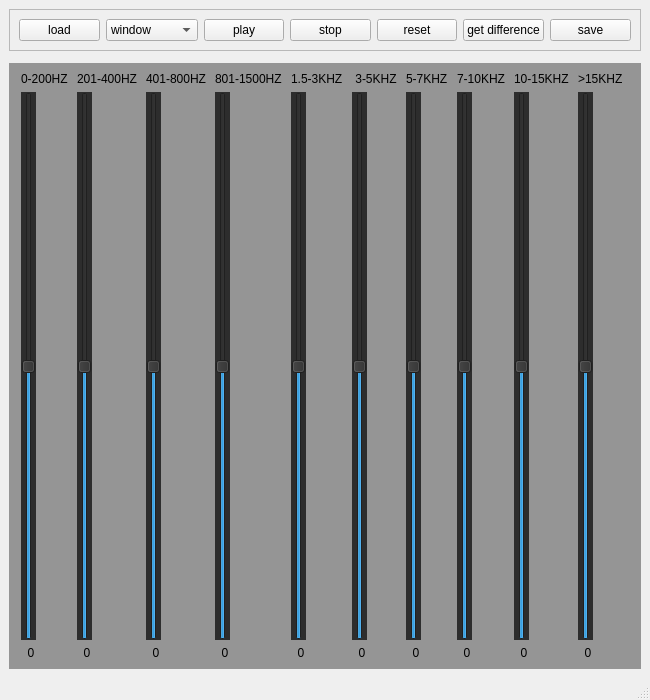
<?xml version="1.0" encoding="UTF-8"?>
<ui version="4.0">
 <class>MainWindow</class>
 <widget class="QMainWindow" name="MainWindow">
  <property name="geometry">
   <rect>
    <x>0</x>
    <y>0</y>
    <width>650</width>
    <height>700</height>
   </rect>
  </property>
  <property name="windowTitle">
   <string>MainWindow</string>
  </property>
  <widget class="QWidget" name="centralwidget">
   <layout class="QGridLayout" name="gridLayout_3">
    <item row="0" column="0">
     <widget class="QFrame" name="frame">
      <property name="frameShape">
       <enum>QFrame::StyledPanel</enum>
      </property>
      <property name="frameShadow">
       <enum>QFrame::Raised</enum>
      </property>
      <layout class="QGridLayout" name="gridLayout">
       <item row="0" column="3">
        <widget class="QPushButton" name="stop">
         <property name="text">
          <string>stop</string>
         </property>
        </widget>
       </item>
       <item row="0" column="2">
        <widget class="QPushButton" name="play">
         <property name="text">
          <string>play</string>
         </property>
        </widget>
       </item>
       <item row="0" column="4">
        <widget class="QPushButton" name="reset">
         <property name="text">
          <string>reset</string>
         </property>
        </widget>
       </item>
       <item row="0" column="5">
        <widget class="QPushButton" name="difference">
         <property name="text">
          <string>get difference</string>
         </property>
        </widget>
       </item>
       <item row="0" column="6">
        <widget class="QPushButton" name="save">
         <property name="text">
          <string>save</string>
         </property>
        </widget>
       </item>
       <item row="0" column="0">
        <widget class="QPushButton" name="load">
         <property name="text">
          <string>load</string>
         </property>
        </widget>
       </item>
       <item row="0" column="1">
        <widget class="QComboBox" name="comboBox">
         <item>
          <property name="text">
           <string>window</string>
          </property>
         </item>
         <item>
          <property name="text">
           <string>rectangular</string>
          </property>
         </item>
         <item>
          <property name="text">
           <string>hamming</string>
          </property>
         </item>
         <item>
          <property name="text">
           <string>hanning</string>
          </property>
         </item>
        </widget>
       </item>
      </layout>
     </widget>
    </item>
    <item row="1" column="0">
     <widget class="MplWid1" name="MplWid1" native="true"/>
    </item>
    <item row="2" column="0">
     <widget class="QFrame" name="frame_2">
      <property name="styleSheet">
       <string notr="true">
background-color: rgb(149, 149, 149);</string>
      </property>
      <layout class="QGridLayout" name="gridLayout_2">
       <item row="0" column="0">
        <widget class="QLabel" name="label_2">
         <property name="text">
          <string>0-200HZ</string>
         </property>
        </widget>
       </item>
       <item row="0" column="1">
        <widget class="QLabel" name="label_3">
         <property name="text">
          <string>201-400HZ</string>
         </property>
        </widget>
       </item>
       <item row="0" column="2">
        <widget class="QLabel" name="label_4">
         <property name="text">
          <string>401-800HZ</string>
         </property>
        </widget>
       </item>
       <item row="0" column="3">
        <widget class="QLabel" name="label_5">
         <property name="text">
          <string>801-1500HZ</string>
         </property>
        </widget>
       </item>
       <item row="0" column="4">
        <widget class="QLabel" name="label_6">
         <property name="text">
          <string>1.5-3KHZ</string>
         </property>
        </widget>
       </item>
       <item row="0" column="5">
        <widget class="QLabel" name="label_7">
         <property name="text">
          <string> 3-5KHZ</string>
         </property>
        </widget>
       </item>
       <item row="0" column="6">
        <widget class="QLabel" name="label_8">
         <property name="text">
          <string>5-7KHZ</string>
         </property>
        </widget>
       </item>
       <item row="0" column="7">
        <widget class="QLabel" name="label_9">
         <property name="text">
          <string>7-10KHZ</string>
         </property>
        </widget>
       </item>
       <item row="0" column="8">
        <widget class="QLabel" name="label_10">
         <property name="text">
          <string>10-15KHZ</string>
         </property>
        </widget>
       </item>
       <item row="0" column="9">
        <widget class="QLabel" name="label_11">
         <property name="text">
          <string>&gt;15KHZ</string>
         </property>
        </widget>
       </item>
       <item row="1" column="0">
        <widget class="QSlider" name="verticalSlider">
         <property name="styleSheet">
          <string notr="true">background-color: rgb(45, 45, 45);</string>
         </property>
         <property name="minimum">
          <number>-15</number>
         </property>
         <property name="maximum">
          <number>15</number>
         </property>
         <property name="orientation">
          <enum>Qt::Vertical</enum>
         </property>
        </widget>
       </item>
       <item row="1" column="1">
        <widget class="QSlider" name="verticalSlider_2">
         <property name="styleSheet">
          <string notr="true">background-color: rgb(45, 45, 45);</string>
         </property>
         <property name="minimum">
          <number>-15</number>
         </property>
         <property name="maximum">
          <number>15</number>
         </property>
         <property name="orientation">
          <enum>Qt::Vertical</enum>
         </property>
        </widget>
       </item>
       <item row="1" column="2">
        <widget class="QSlider" name="verticalSlider_3">
         <property name="styleSheet">
          <string notr="true">background-color: rgb(45, 45, 45);</string>
         </property>
         <property name="minimum">
          <number>-15</number>
         </property>
         <property name="maximum">
          <number>15</number>
         </property>
         <property name="singleStep">
          <number>1</number>
         </property>
         <property name="value">
          <number>0</number>
         </property>
         <property name="orientation">
          <enum>Qt::Vertical</enum>
         </property>
        </widget>
       </item>
       <item row="1" column="3">
        <widget class="QSlider" name="verticalSlider_4">
         <property name="styleSheet">
          <string notr="true">background-color: rgb(45, 45, 45);</string>
         </property>
         <property name="minimum">
          <number>-15</number>
         </property>
         <property name="maximum">
          <number>15</number>
         </property>
         <property name="singleStep">
          <number>1</number>
         </property>
         <property name="pageStep">
          <number>10</number>
         </property>
         <property name="value">
          <number>0</number>
         </property>
         <property name="sliderPosition">
          <number>0</number>
         </property>
         <property name="orientation">
          <enum>Qt::Vertical</enum>
         </property>
         <property name="invertedControls">
          <bool>false</bool>
         </property>
         <property name="tickInterval">
          <number>0</number>
         </property>
        </widget>
       </item>
       <item row="1" column="4">
        <widget class="QSlider" name="verticalSlider_5">
         <property name="styleSheet">
          <string notr="true">background-color: rgb(45, 45, 45);</string>
         </property>
         <property name="minimum">
          <number>-15</number>
         </property>
         <property name="maximum">
          <number>15</number>
         </property>
         <property name="orientation">
          <enum>Qt::Vertical</enum>
         </property>
        </widget>
       </item>
       <item row="1" column="5">
        <widget class="QSlider" name="verticalSlider_6">
         <property name="styleSheet">
          <string notr="true">background-color: rgb(45, 45, 45);</string>
         </property>
         <property name="minimum">
          <number>-15</number>
         </property>
         <property name="maximum">
          <number>15</number>
         </property>
         <property name="orientation">
          <enum>Qt::Vertical</enum>
         </property>
        </widget>
       </item>
       <item row="1" column="6">
        <widget class="QSlider" name="verticalSlider_7">
         <property name="styleSheet">
          <string notr="true">background-color: rgb(45, 45, 45);</string>
         </property>
         <property name="minimum">
          <number>-15</number>
         </property>
         <property name="maximum">
          <number>15</number>
         </property>
         <property name="orientation">
          <enum>Qt::Vertical</enum>
         </property>
        </widget>
       </item>
       <item row="1" column="7">
        <widget class="QSlider" name="verticalSlider_8">
         <property name="styleSheet">
          <string notr="true">background-color: rgb(45, 45, 45);</string>
         </property>
         <property name="minimum">
          <number>-15</number>
         </property>
         <property name="maximum">
          <number>15</number>
         </property>
         <property name="orientation">
          <enum>Qt::Vertical</enum>
         </property>
        </widget>
       </item>
       <item row="1" column="8">
        <widget class="QSlider" name="verticalSlider_9">
         <property name="styleSheet">
          <string notr="true">background-color: rgb(45, 45, 45);</string>
         </property>
         <property name="minimum">
          <number>-15</number>
         </property>
         <property name="maximum">
          <number>15</number>
         </property>
         <property name="orientation">
          <enum>Qt::Vertical</enum>
         </property>
        </widget>
       </item>
       <item row="1" column="9">
        <widget class="QSlider" name="verticalSlider_10">
         <property name="styleSheet">
          <string notr="true">background-color: rgb(45, 45, 45);
</string>
         </property>
         <property name="minimum">
          <number>-15</number>
         </property>
         <property name="maximum">
          <number>15</number>
         </property>
         <property name="orientation">
          <enum>Qt::Vertical</enum>
         </property>
        </widget>
       </item>
       <item row="2" column="0">
        <widget class="QLabel" name="label_12">
         <property name="text">
          <string>  0</string>
         </property>
        </widget>
       </item>
       <item row="2" column="1">
        <widget class="QLabel" name="label_14">
         <property name="text">
          <string>  0</string>
         </property>
        </widget>
       </item>
       <item row="2" column="2">
        <widget class="QLabel" name="label_13">
         <property name="text">
          <string>  0</string>
         </property>
        </widget>
       </item>
       <item row="2" column="3">
        <widget class="QLabel" name="label_15">
         <property name="text">
          <string>  0</string>
         </property>
        </widget>
       </item>
       <item row="2" column="4">
        <widget class="QLabel" name="label_16">
         <property name="text">
          <string>  0</string>
         </property>
        </widget>
       </item>
       <item row="2" column="5">
        <widget class="QLabel" name="label_17">
         <property name="text">
          <string>  0</string>
         </property>
        </widget>
       </item>
       <item row="2" column="6">
        <widget class="QLabel" name="label_18">
         <property name="text">
          <string>  0</string>
         </property>
        </widget>
       </item>
       <item row="2" column="7">
        <widget class="QLabel" name="label_19">
         <property name="text">
          <string>  0</string>
         </property>
        </widget>
       </item>
       <item row="2" column="8">
        <widget class="QLabel" name="label_20">
         <property name="text">
          <string>  0</string>
         </property>
        </widget>
       </item>
       <item row="2" column="9">
        <widget class="QLabel" name="label_21">
         <property name="text">
          <string>  0</string>
         </property>
        </widget>
       </item>
      </layout>
     </widget>
    </item>
   </layout>
  </widget>
  <widget class="QMenuBar" name="menubar">
   <property name="geometry">
    <rect>
     <x>0</x>
     <y>0</y>
     <width>650</width>
     <height>21</height>
    </rect>
   </property>
  </widget>
  <widget class="QStatusBar" name="statusbar"/>
 </widget>
 <customwidgets>
  <customwidget>
   <class>MplWid1</class>
   <extends>QWidget</extends>
   <header>mplwid1.h</header>
   <container>1</container>
  </customwidget>
 </customwidgets>
 <resources/>
 <connections>
  <connection>
   <sender>verticalSlider_3</sender>
   <signal>valueChanged(int)</signal>
   <receiver>label_13</receiver>
   <slot>setNum(int)</slot>
   <hints>
    <hint type="sourcelabel">
     <x>247</x>
     <y>423</y>
    </hint>
    <hint type="destinationlabel">
     <x>278</x>
     <y>442</y>
    </hint>
   </hints>
  </connection>
  <connection>
   <sender>verticalSlider_4</sender>
   <signal>valueChanged(int)</signal>
   <receiver>label_15</receiver>
   <slot>setNum(int)</slot>
   <hints>
    <hint type="sourcelabel">
     <x>340</x>
     <y>423</y>
    </hint>
    <hint type="destinationlabel">
     <x>377</x>
     <y>442</y>
    </hint>
   </hints>
  </connection>
  <connection>
   <sender>verticalSlider_5</sender>
   <signal>valueChanged(int)</signal>
   <receiver>label_16</receiver>
   <slot>setNum(int)</slot>
   <hints>
    <hint type="sourcelabel">
     <x>439</x>
     <y>423</y>
    </hint>
    <hint type="destinationlabel">
     <x>462</x>
     <y>442</y>
    </hint>
   </hints>
  </connection>
  <connection>
   <sender>verticalSlider_6</sender>
   <signal>valueChanged(int)</signal>
   <receiver>label_17</receiver>
   <slot>setNum(int)</slot>
   <hints>
    <hint type="sourcelabel">
     <x>524</x>
     <y>423</y>
    </hint>
    <hint type="destinationlabel">
     <x>540</x>
     <y>442</y>
    </hint>
   </hints>
  </connection>
  <connection>
   <sender>verticalSlider_2</sender>
   <signal>valueChanged(int)</signal>
   <receiver>label_14</receiver>
   <slot>setNum(int)</slot>
   <hints>
    <hint type="sourcelabel">
     <x>154</x>
     <y>423</y>
    </hint>
    <hint type="destinationlabel">
     <x>185</x>
     <y>442</y>
    </hint>
   </hints>
  </connection>
  <connection>
   <sender>verticalSlider</sender>
   <signal>valueChanged(int)</signal>
   <receiver>label_12</receiver>
   <slot>setNum(int)</slot>
   <hints>
    <hint type="sourcelabel">
     <x>73</x>
     <y>423</y>
    </hint>
    <hint type="destinationlabel">
     <x>92</x>
     <y>442</y>
    </hint>
   </hints>
  </connection>
  <connection>
   <sender>verticalSlider_7</sender>
   <signal>valueChanged(int)</signal>
   <receiver>label_18</receiver>
   <slot>setNum(int)</slot>
   <hints>
    <hint type="sourcelabel">
     <x>602</x>
     <y>423</y>
    </hint>
    <hint type="destinationlabel">
     <x>615</x>
     <y>442</y>
    </hint>
   </hints>
  </connection>
  <connection>
   <sender>verticalSlider_8</sender>
   <signal>valueChanged(int)</signal>
   <receiver>label_19</receiver>
   <slot>setNum(int)</slot>
   <hints>
    <hint type="sourcelabel">
     <x>677</x>
     <y>423</y>
    </hint>
    <hint type="destinationlabel">
     <x>696</x>
     <y>442</y>
    </hint>
   </hints>
  </connection>
  <connection>
   <sender>verticalSlider_9</sender>
   <signal>valueChanged(int)</signal>
   <receiver>label_20</receiver>
   <slot>setNum(int)</slot>
   <hints>
    <hint type="sourcelabel">
     <x>758</x>
     <y>423</y>
    </hint>
    <hint type="destinationlabel">
     <x>783</x>
     <y>442</y>
    </hint>
   </hints>
  </connection>
  <connection>
   <sender>verticalSlider_10</sender>
   <signal>valueChanged(int)</signal>
   <receiver>label_21</receiver>
   <slot>setNum(int)</slot>
   <hints>
    <hint type="sourcelabel">
     <x>845</x>
     <y>423</y>
    </hint>
    <hint type="destinationlabel">
     <x>862</x>
     <y>442</y>
    </hint>
   </hints>
  </connection>
  <connection>
   <sender>load</sender>
   <signal>clicked()</signal>
   <receiver>MainWindow</receiver>
   <slot>subbands()</slot>
   <hints>
    <hint type="sourcelabel">
     <x>59</x>
     <y>51</y>
    </hint>
    <hint type="destinationlabel">
     <x>324</x>
     <y>349</y>
    </hint>
   </hints>
  </connection>
  <connection>
   <sender>play</sender>
   <signal>clicked()</signal>
   <receiver>MainWindow</receiver>
   <slot>play()</slot>
   <hints>
    <hint type="sourcelabel">
     <x>236</x>
     <y>51</y>
    </hint>
    <hint type="destinationlabel">
     <x>324</x>
     <y>349</y>
    </hint>
   </hints>
  </connection>
  <connection>
   <sender>stop</sender>
   <signal>clicked()</signal>
   <receiver>MainWindow</receiver>
   <slot>stop()</slot>
   <hints>
    <hint type="sourcelabel">
     <x>324</x>
     <y>51</y>
    </hint>
    <hint type="destinationlabel">
     <x>324</x>
     <y>349</y>
    </hint>
   </hints>
  </connection>
  <connection>
   <sender>reset</sender>
   <signal>clicked()</signal>
   <receiver>MainWindow</receiver>
   <slot>reset()</slot>
   <hints>
    <hint type="sourcelabel">
     <x>412</x>
     <y>51</y>
    </hint>
    <hint type="destinationlabel">
     <x>324</x>
     <y>349</y>
    </hint>
   </hints>
  </connection>
  <connection>
   <sender>difference</sender>
   <signal>clicked()</signal>
   <receiver>MainWindow</receiver>
   <slot>difference()</slot>
   <hints>
    <hint type="sourcelabel">
     <x>501</x>
     <y>51</y>
    </hint>
    <hint type="destinationlabel">
     <x>324</x>
     <y>349</y>
    </hint>
   </hints>
  </connection>
  <connection>
   <sender>save</sender>
   <signal>clicked()</signal>
   <receiver>MainWindow</receiver>
   <slot>save()</slot>
   <hints>
    <hint type="sourcelabel">
     <x>589</x>
     <y>51</y>
    </hint>
    <hint type="destinationlabel">
     <x>324</x>
     <y>349</y>
    </hint>
   </hints>
  </connection>
 </connections>
 <slots>
  <slot>openFile()</slot>
  <slot>play()</slot>
  <slot>Fourier()</slot>
  <slot>valuechanged()</slot>
  <slot>subbands()</slot>
  <slot>value()</slot>
  <slot>changeValue()</slot>
  <slot>stop()</slot>
  <slot>save()</slot>
  <slot>difference()</slot>
  <slot>load()</slot>
  <slot>reset()</slot>
 </slots>
</ui>
